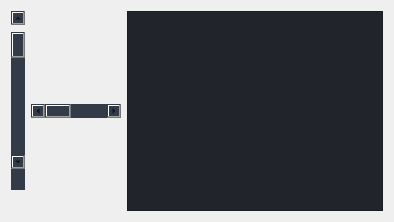
                              <widget class="QWidget" name="scrollAreaWidgetContents">
                               <property name="geometry">
                                <rect>
                                 <x>0</x>
                                 <y>0</y>
                                 <width>394</width>
                                 <height>218</height>
                                </rect>
                               </property>
                               <property name="styleSheet">
                                <string notr="true"> QScrollBar:vertical {
	border: none;
    background: rgb(52, 59, 72);
    width: 14px;
    margin: 21px 0 21px 0;
	border-radius: 0px;
 }</string>
                               </property>
                               <layout class="QHBoxLayout" name="horizontalLayout_11">
                                <item>
                                 <widget class="QScrollBar" name="verticalScrollBar">
                                  <property name="styleSheet">
                                   <string notr="true"> QScrollBar:vertical { background: rgb(52, 59, 72); }
 QScrollBar:horizontal { background: rgb(52, 59, 72); }</string>
                                  </property>
                                  <property name="orientation">
                                   <enum>Qt::Vertical</enum>
                                  </property>
                                 </widget>
                                </item>
                                <item>
                                 <widget class="QScrollBar" name="horizontalScrollBar">
                                  <property name="sizePolicy">
                                   <sizepolicy hsizetype="Expanding" vsizetype="Fixed">
                                    <horstretch>0</horstretch>
                                    <verstretch>0</verstretch>
                                   </sizepolicy>
                                  </property>
                                  <property name="styleSheet">
                                   <string notr="true"> QScrollBar:vertical { background: rgb(52, 59, 72); }
 QScrollBar:horizontal { background: rgb(52, 59, 72); }</string>
                                  </property>
                                  <property name="orientation">
                                   <enum>Qt::Horizontal</enum>
                                  </property>
                                 </widget>
                                </item>
                                <item>
                                 <widget class="QPlainTextEdit" name="plainTextEdit">
                                  <property name="minimumSize">
                                   <size>
                                    <width>200</width>
                                    <height>200</height>
                                   </size>
                                  </property>
                                  <property name="styleSheet">
                                   <string notr="true">background-color: rgb(33, 37, 43);</string>
                                  </property>
                                 </widget>
                                </item>
                               </layout>
                              </widget>
